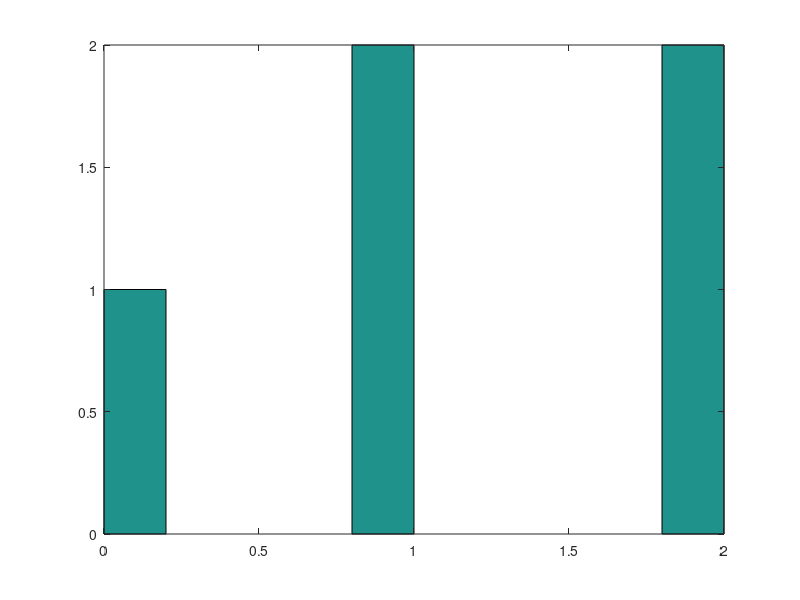

MATLAB code to generate this figure:
                              %lab2 ex2
%Plot the graphs of the pdf and the cdf of a random variable X having a
%Binomial distribution of parameters n and p (given by the user).
n=input("Give the nr of trials (a nat number) n= ")
p=input("Give the probability of succes (a value between 0 and 1) p= ")
x=0:1:n
px=binopdf(x, n, p)
plot(x, px, 'r+')
hold on     %to have more graphs in the same window scriem hold on

##to give the values for the cdf(cumulative distribution function) you must always "simulate continuity" that is,
xx=0:0.01:n   %adica step size ff mic
fx = binocdf(xx, n, p);
plot(xx, fx, 'b')


                            %lab2 APPLICATION
%A coin is tossed 3 times. Let X denote the number of heads that appear
n=3;
p=0.5;
%a). Find the probability distribution function of X.
                                          ##pdf: f(x)=P(X=x)
x=0:1:n;
px=binopdf(x, n, p);

%b). Find the cumulative distribution function of X, FX.
                                          ##cdf: F(x)=P(X<=x)
xx=0:0.01:n;
fx = binocdf(xx, n, p);

%c). Find P(X = 0) and P(X ̸= 1)
p1=binopdf(0, 3, 0.5);
p2=1-binopdf(1, 3, 0.5);

%d) Find P(X ≤ 2), P(X < 2)
p3=binocdf(2, 3, 0.5);
p4=binocdf(1, 3, 0.5);  ##pt ca <2 poate fi luat si ca <=1

%e) Find P(X ≥ 1), P(X > 1)
##P(X>=1)=1-P(X<1)=1-P(X<=0)=1-P(X=0)
p5=1-binocdf(0, 3, 0.5);
##P(X>1)=1-P(X<=1)
p6=1-binocdf(1, 3, 0.5);

%f) Write a Matlab code that simulates 3 coin tosses and computes the value of the variable X
N=input("Number of simulations: ");
U=rand(3, N); %generates a matrix U of size 3-by-N where each element is a random number between 0 and 1.
              %The rand function is used to create random numbers.
Y=(U<0.5);  % creates a logical matrix Y by comparing each element of U with 0.5.
            % If an element in U is less than 0.5, the corresponding element in Y is set to 1 (true);
            % otherwise, it is set to 0 (false)
X=sum(Y); % This line calculates the sum of each column in the matrix Y.
          % Since each column represents the outcomes of 3 coin tosses, the sum gives the total number of heads (as heads are represented by 1).
          % X is a row vector containing the number of heads in each simulation.
clf; #osca clear figure
hist(X); #histograma




